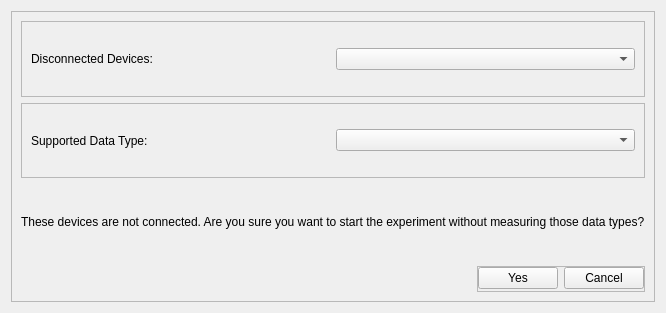
<?xml version="1.0" encoding="UTF-8"?>
<ui version="4.0">
 <class>Form</class>
 <widget class="QWidget" name="Form">
  <property name="geometry">
   <rect>
    <x>0</x>
    <y>0</y>
    <width>610</width>
    <height>313</height>
   </rect>
  </property>
  <property name="windowTitle">
   <string>Form</string>
  </property>
  <layout class="QHBoxLayout" name="horizontalLayout_4">
   <item>
    <widget class="QFrame" name="frame_4">
     <property name="frameShape">
      <enum>QFrame::StyledPanel</enum>
     </property>
     <property name="frameShadow">
      <enum>QFrame::Raised</enum>
     </property>
     <layout class="QVBoxLayout" name="verticalLayout">
      <item>
       <widget class="QFrame" name="frame">
        <property name="frameShape">
         <enum>QFrame::StyledPanel</enum>
        </property>
        <property name="frameShadow">
         <enum>QFrame::Raised</enum>
        </property>
        <layout class="QHBoxLayout" name="horizontalLayout">
         <item>
          <widget class="QLabel" name="label_2">
           <property name="text">
            <string>Disconnected Devices:</string>
           </property>
          </widget>
         </item>
         <item>
          <widget class="QComboBox" name="disconnected_inst_comboBox"/>
         </item>
        </layout>
       </widget>
      </item>
      <item>
       <widget class="QFrame" name="frame_2">
        <property name="frameShape">
         <enum>QFrame::StyledPanel</enum>
        </property>
        <property name="frameShadow">
         <enum>QFrame::Raised</enum>
        </property>
        <layout class="QHBoxLayout" name="horizontalLayout_2">
         <item>
          <widget class="QLabel" name="label_3">
           <property name="text">
            <string>Supported Data Type:</string>
           </property>
          </widget>
         </item>
         <item>
          <widget class="QComboBox" name="sup_data_type_comboBox"/>
         </item>
        </layout>
       </widget>
      </item>
      <item>
       <widget class="QLabel" name="label">
        <property name="text">
         <string>These devices are not connected. Are you sure you want to start the experiment without measuring those data types?</string>
        </property>
       </widget>
      </item>
      <item alignment="Qt::AlignRight">
       <widget class="QFrame" name="frame_3">
        <property name="sizePolicy">
         <sizepolicy hsizetype="Preferred" vsizetype="Maximum">
          <horstretch>0</horstretch>
          <verstretch>0</verstretch>
         </sizepolicy>
        </property>
        <property name="frameShape">
         <enum>QFrame::StyledPanel</enum>
        </property>
        <property name="frameShadow">
         <enum>QFrame::Raised</enum>
        </property>
        <layout class="QHBoxLayout" name="horizontalLayout_3">
         <property name="leftMargin">
          <number>0</number>
         </property>
         <property name="topMargin">
          <number>0</number>
         </property>
         <property name="rightMargin">
          <number>0</number>
         </property>
         <property name="bottomMargin">
          <number>2</number>
         </property>
         <item>
          <widget class="QPushButton" name="yesButton">
           <property name="text">
            <string>Yes</string>
           </property>
          </widget>
         </item>
         <item>
          <widget class="QPushButton" name="cancelButton">
           <property name="text">
            <string>Cancel</string>
           </property>
          </widget>
         </item>
        </layout>
       </widget>
      </item>
     </layout>
    </widget>
   </item>
  </layout>
 </widget>
 <resources/>
 <connections/>
</ui>
